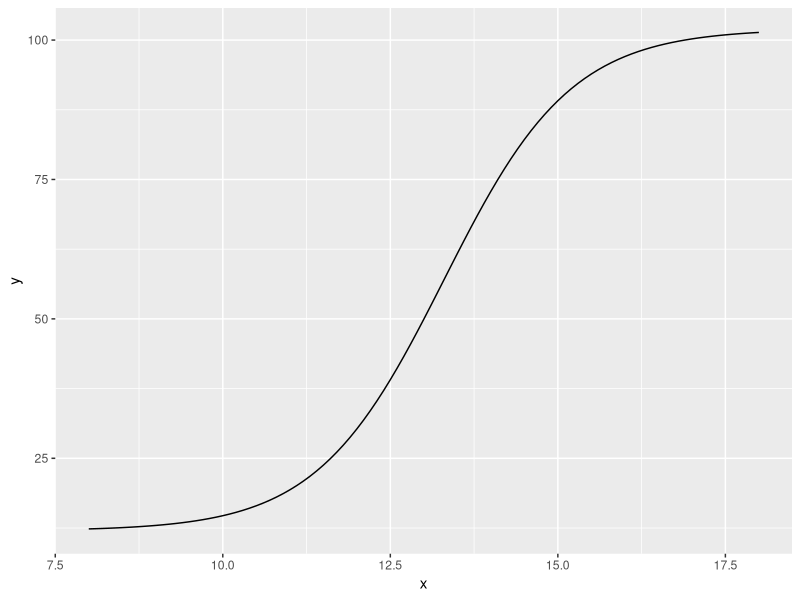
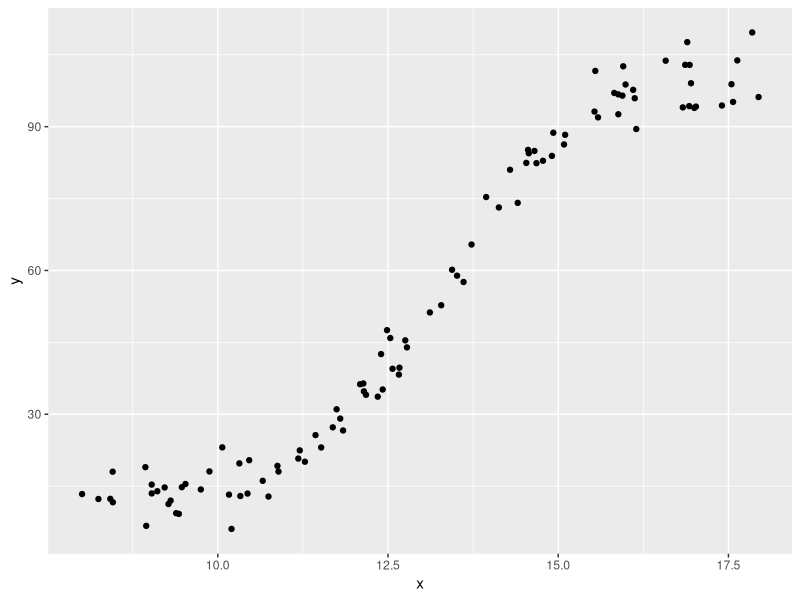

Write the R code that produced these figures, in order.
library(tidyverse)
library(FNN)

# psi(x) - modelo base ----------------------------------------------------

ggplot(data = data.frame(x = 0), aes(x = x)) +
  stat_function(fun = function(x) 45*tanh(x/1.9 - 7) + 57) +
  xlim(8, 18)

# amostra gerada ----------------------------------------------------------

n_obs <- 100

set.seed(123)

dados <- tibble(x = sort(runif(n = n_obs, min = 8, max = 18)), 
                y = 45*tanh(x/1.9 - 7) + 57 + rnorm(n = n_obs, mean = 0, sd = 4))

head(dados)

dados %>% 
  ggplot(aes(x, y)) +
  geom_point()


# spline ------------------------------------------------------------------

fit <- smooth.spline(dados$x, dados$y, df = 10, all.knots = TRUE)

fit  

predict(fit, dados$x)$y



# avaliar o EQM considerando de 2 a 100 graus de liberdade ----------------
